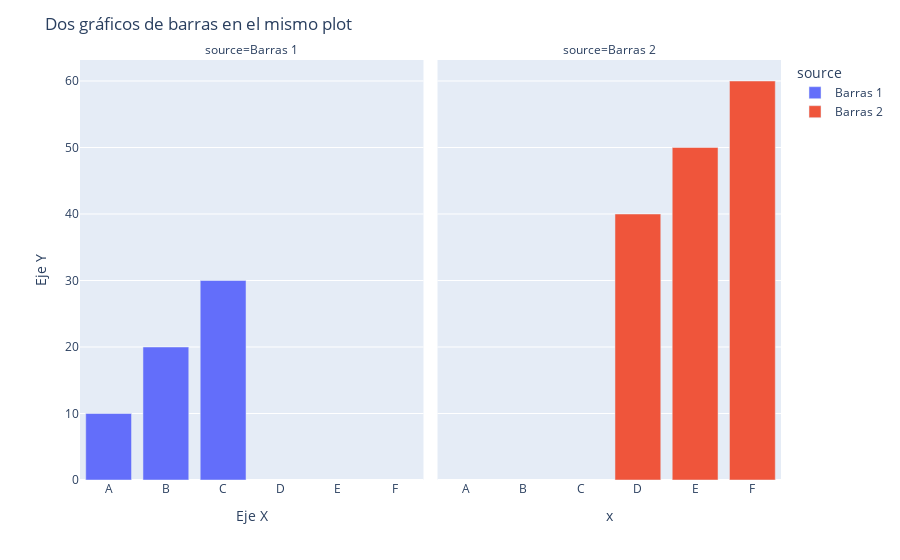

Notebook code cell kept with this figure:
### Code cell
import plotly.express as px
import pandas as pd

# Datos para el primer gráfico de barras
df1 = pd.DataFrame({'x': ['A', 'B', 'C'], 'y': [10, 20, 30]})
df1['source'] = 'Barras 1'

# Datos para el segundo gráfico de barras
df2 = pd.DataFrame({'x': ['D', 'E', 'F'], 'y': [40, 50, 60]})
df2['source'] = 'Barras 2'

# Combina los dos DataFrames
df = pd.concat([df1, df2])

# Crea el gráfico de barras
fig = px.bar(df, x='x', y='y', facet_col='source', color='source')
fig.update_layout(title='Dos gráficos de barras en el mismo plot',
                  xaxis_title='Eje X',
                  yaxis_title='Eje Y')

# Muestra el resultado
fig.show()

### Figure 1 — Plotly figure (JSON) as saved in the notebook; plotly's stock layout.template omitted (floating-point values rounded to 4 significant figures)
{"data": [{"alignmentgroup": "True", "hovertemplate": "source=Barras 1<br>x=%{x}<br>y=%{y}<extra></extra>", "legendgroup": "Barras 1", "marker": {"color": "#636efa", "pattern": {"shape": ""}}, "name": "Barras 1", "offsetgroup": "Barras 1", "orientation": "v", "showlegend": true, "textposition": "auto", "type": "bar", "x": ["A", "B", "C"], "xaxis": "x", "y": [10, 20, 30], "yaxis": "y"}, {"alignmentgroup": "True", "hovertemplate": "source=Barras 2<br>x=%{x}<br>y=%{y}<extra></extra>", "legendgroup": "Barras 2", "marker": {"color": "#EF553B", "pattern": {"shape": ""}}, "name": "Barras 2", "offsetgroup": "Barras 2", "orientation": "v", "showlegend": true, "textposition": "auto", "type": "bar", "x": ["D", "E", "F"], "xaxis": "x2", "y": [40, 50, 60], "yaxis": "y2"}], "layout": {"annotations": [{"font": {}, "showarrow": false, "text": "source=Barras 1", "x": 0.245, "xanchor": "center", "xref": "paper", "y": 1, "yanchor": "bottom", "yref": "paper"}, {"font": {}, "showarrow": false, "text": "source=Barras 2", "x": 0.755, "xanchor": "center", "xref": "paper", "y": 1, "yanchor": "bottom", "yref": "paper"}], "barmode": "relative", "legend": {"title": {"text": "source"}, "tracegroupgap": 0}, "margin": {"t": 60}, "title": {"text": "Dos gráficos de barras en el mismo plot"}, "xaxis": {"anchor": "y", "domain": [0, 0.49], "title": {"text": "Eje X"}}, "xaxis2": {"anchor": "y2", "domain": [0.51, 1], "matches": "x", "title": {"text": "x"}}, "yaxis": {"anchor": "x", "domain": [0, 1], "title": {"text": "Eje Y"}}, "yaxis2": {"anchor": "x2", "domain": [0, 1], "matches": "y", "showticklabels": false}}}
